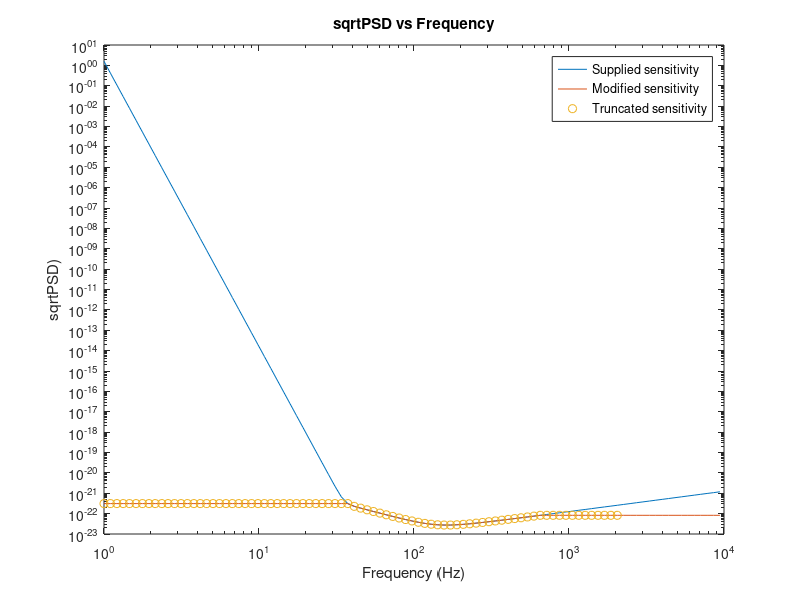
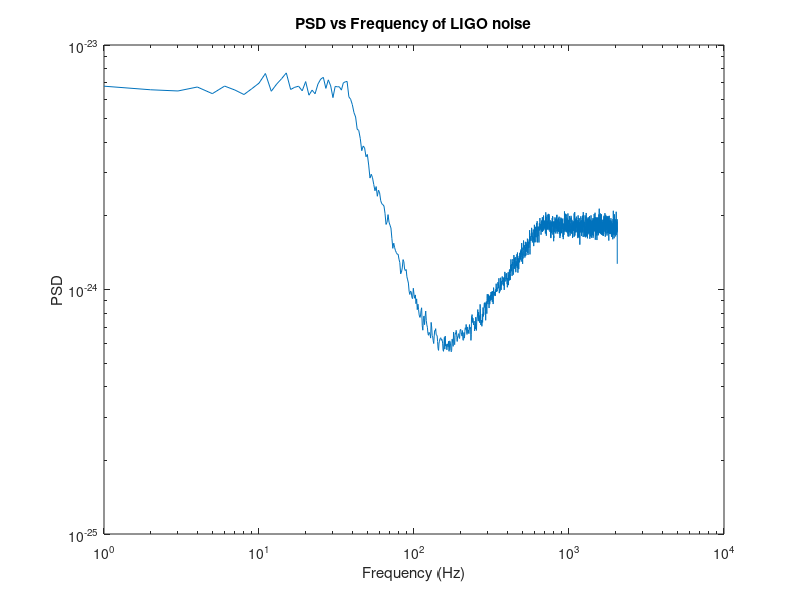
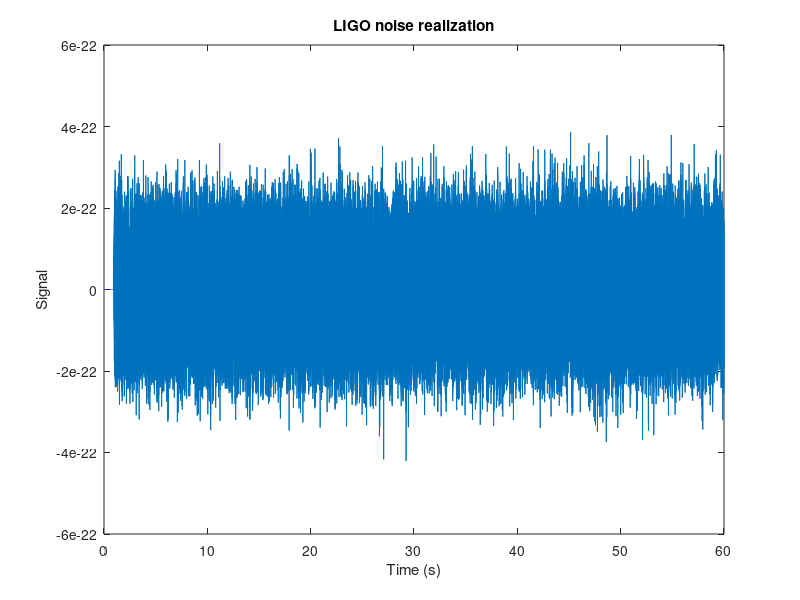

Source code (MATLAB) for these figures, in order:
%% Demo for LIGO noise generation
%Sampling frequency for noise realization
sampFreq = 4096; %Hz
%Number of samples to generate
nSamples = 4096*60;
%Time samples
timeVec = (0:(nSamples-1))/sampFreq;

% Read data 
psdVals = load('iLIGOSensitivity.txt','-ascii');

%Plot log(sqrtPSD) of data
freqVec = reshape(psdVals(:,1),1,97);
psdVec = reshape(psdVals(:,2),1,97);
%SDM: log(x) in Matlab means log to the base e, not log to the base 10
figure;
loglog(freqVec,psdVec);
hold on;
title("sqrtPSD vs Frequency")
xlabel('Frequency (Hz)');
ylabel('sqrtPSD)');

% add f= 0 and psd(f=0) to the data
freqVec = [0.0 freqVec];
sqrtPSD = [0.0 psdVec];

% apply f <= 50 => s(f) = s(50) and f >= 700 => s(f) = s(700)
%SDM: Avoid hard coding in variable names
idx_low = find(round(freqVec)<=40, 1, 'last' );
idx_high = find(round(freqVec)<=700, 1, 'last');

sqrtPSD(1:idx_low) = sqrtPSD(idx_low);
sqrtPSD(idx_high:end) = sqrtPSD(idx_high);
loglog(freqVec,sqrtPSD);

%SDM: Truncate to Nyquist frequency given by the sampling frequency
idx_fs = find(freqVec >= sampFreq/2);
freqVec(idx_fs)=[];
sqrtPSD(idx_fs)=[];
%Add sampling frequency to the frequency vector if it is not present
if freqVec(end) ~= sampFreq/2
    freqVec = [freqVec,sampFreq/2];
    sqrtPSD = [sqrtPSD, sqrtPSD(end)];
end
loglog(freqVec,sqrtPSD,'o');
legend('Supplied sensitivity', 'Modified sensitivity','Truncated sensitivity');


% design filter 
fltrOrdr = 8192;
f_norm = freqVec/(sampFreq/2);
b = fir2(fltrOrdr,f_norm,sqrtPSD);


% Generate a WGN realization and pass it through the designed filter

inNoise = randn(1,nSamples);
outNoise = fftfilt(b,inNoise);

% Plot the LIGO noise PSD vs frequency
%SDM: frequency resolution for plotting PSD of LIGO noise should typically be 1 Hz or better 
[pxx,f]=pwelch(outNoise(fltrOrdr:end), sampFreq,[],[],sampFreq);
figure;
loglog(f,sqrt(pxx));
title("PSD vs Frequency of LIGO noise")
xlabel('Frequency (Hz)');
ylabel('PSD');
% Plot the LIGO noise realization
figure;
plot(timeVec,outNoise);
title("LIGO noise realization")
xlabel('Time (s)');
ylabel('Signal');
